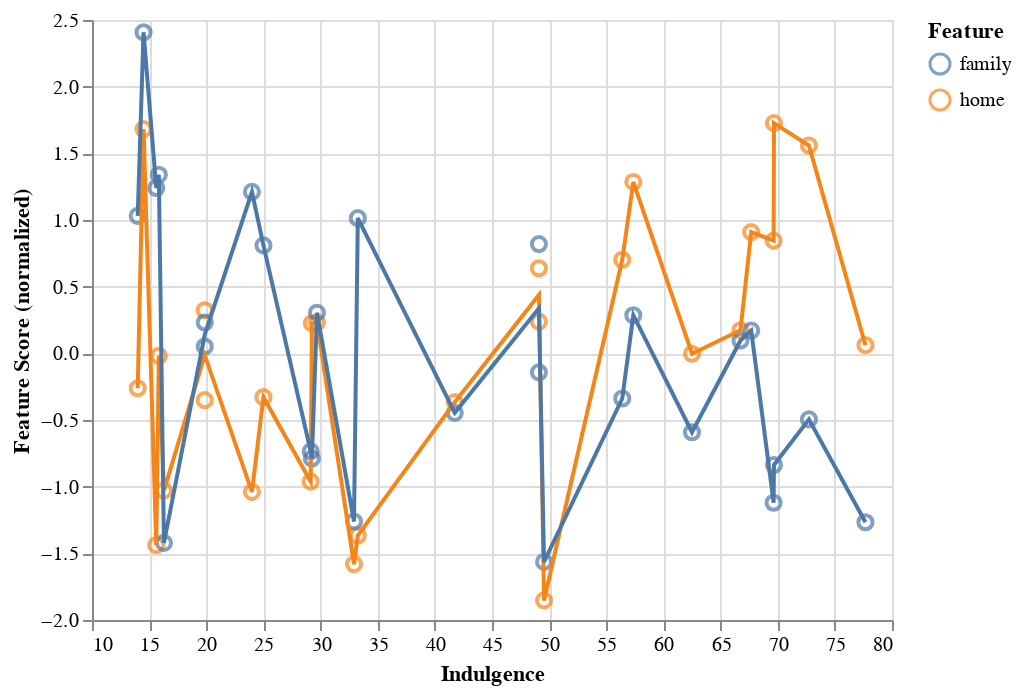

Source (notebook cell):
### Markdown cell above
Long Term Orientation vs. LIWC. There is a negative correlation between a long term orientation and the use of discrep words (eg. should, would, could).

### Code cell
corr, plot = utils.compare_liwc_hofstede('ivr',['home','family'],nation_liwc)
print(corr)
plot

### Figure 1 — Vega-Lite specification as saved in the notebook (floating-point values rounded to 4 significant figures)
{"config": {"view": {"continuousWidth": 400, "continuousHeight": 300}}, "layer": [{"mark": {"type": "point", "size": 50}, "encoding": {"color": {"field": "Feature", "type": "nominal"}, "tooltip": [{"field": "Culture", "type": "nominal"}, {"field": "Feature", "type": "nominal"}], "x": {"axis": {"title": "Indulgence"}, "field": "ivr", "scale": {"zero": false}, "type": "quantitative"}, "y": {"axis": {"title": "Feature Score (normalized)"}, "field": "score", "scale": {"zero": false}, "type": "quantitative"}}}, {"mark": "line", "encoding": {"color": {"field": "Feature", "type": "nominal"}, "x": {"axis": {"title": "Indulgence"}, "field": "ivr", "scale": {"zero": false}, "type": "quantitative"}, "y": {"aggregate": "mean", "axis": {"title": "Feature Score (normalized)"}, "field": "score", "scale": {"zero": false}, "type": "quantitative"}}}], "data": {"name": "data-5bcf5929cadbb667c9851aff5a8a05d2"}, "$schema": "https://vega.github.io/schema/vega-lite/v4.17.0.json", "datasets": {"data-5bcf5929cadbb667c9851aff5a8a05d2": [{"Culture": "Albanian", "ivr": 14.51, "Feature": "home", "score": 1.682}, {"Culture": "Arabic", "ivr": 29.14, "Feature": "home", "score": -0.9626}, {"Culture": "Armenian", "ivr": 25.0, "Feature": "home", "score": -0.3289}, {"Culture": "Bulgarian", "ivr": 15.85, "Feature": "home", "score": -0.01847}, {"Culture": "Chinese", "ivr": 49.11, "Feature": "home", "score": 0.2377}, {"Culture": "Croatian", "ivr": 33.26, "Feature": "home", "score": -1.366}, {"Culture": "Danish", "ivr": 69.64, "Feature": "home", "score": 0.8455}, {"Culture": "Dutch", "ivr": 62.5, "Feature": "home", "score": -0.003211}, {"Culture": "English", "ivr": 69.67, "Feature": "home", "score": 1.726}, {"Culture": "Estonian", "ivr": 16.29, "Feature": "home", "score": -1.029}, {"Culture": "Finnish", "ivr": 57.37, "Feature": "home", "score": 1.285}, {"Culture": "French", "ivr": 32.92, "Feature": "home", "score": -1.581}, {"Culture": "German", "ivr": 56.4, "Feature": "home", "score": 0.7019}, {"Culture": "Greek", "ivr": 49.55, "Feature": "home", "score": -1.853}, {"Culture": "Icelandic", "ivr": 66.74, "Feature": "home", "score": 0.1729}, {"Culture": "Italian", "ivr": 29.69, "Feature": "home", "score": 0.2319}, {"Culture": "Japanese", "ivr": 41.74, "Feature": "home", "score": -0.3659}, {"Culture": "Lithuanian", "ivr": 15.62, "Feature": "home", "score": -1.438}, {"Culture": "Polish", "ivr": 29.24, "Feature": "home", "score": 0.2255}, {"Culture": "Portuguese", "ivr": 67.68, "Feature": "home", "score": 0.9094}, {"Culture": "Romanian", "ivr": 19.87, "Feature": "home", "score": -0.351}, {"Culture": "Russian", "ivr": 19.87, "Feature": "home", "score": 0.323}, {"Culture": "Serbian", "ivr": 24.0, "Feature": "home", "score": -1.039}, {"Culture": "Spanish", "ivr": 72.73, "Feature": "home", "score": 1.559}, {"Culture": "Swedish", "ivr": 77.68, "Feature": "home", "score": 0.06109}, {"Culture": "Turkish", "ivr": 49.11, "Feature": "home", "score": 0.6381}, {"Culture": "Ukrainian", "ivr": 14.0, "Feature": "home", "score": -0.2619}, {"Culture": "Albanian", "ivr": 14.51, "Feature": "family", "score": 2.408}, {"Culture": "Arabic", "ivr": 29.14, "Feature": "family", "score": -0.7357}, {"Culture": "Armenian", "ivr": 25.0, "Feature": "family", "score": 0.8093}, {"Culture": "Bulgarian", "ivr": 15.85, "Feature": "family", "score": 1.34}, {"Culture": "Chinese", "ivr": 49.11, "Feature": "family", "score": -0.1426}, {"Culture": "Croatian", "ivr": 33.26, "Feature": "family", "score": 1.014}, {"Culture": "Danish", "ivr": 69.64, "Feature": "family", "score": -1.121}, {"Culture": "Dutch", "ivr": 62.5, "Feature": "family", "score": -0.592}, {"Culture": "English", "ivr": 69.67, "Feature": "family", "score": -0.8378}, {"Culture": "Estonian", "ivr": 16.29, "Feature": "family", "score": -1.422}, {"Culture": "Finnish", "ivr": 57.37, "Feature": "family", "score": 0.2859}, {"Culture": "French", "ivr": 32.92, "Feature": "family", "score": -1.261}, {"Culture": "German", "ivr": 56.4, "Feature": "family", "score": -0.3387}, {"Culture": "Greek", "ivr": 49.55, "Feature": "family", "score": -1.564}, {"Culture": "Icelandic", "ivr": 66.74, "Feature": "family", "score": 0.09641}, {"Culture": "Italian", "ivr": 29.69, "Feature": "family", "score": 0.3047}, {"Culture": "Japanese", "ivr": 41.74, "Feature": "family", "score": -0.4463}, {"Culture": "Lithuanian", "ivr": 15.62, "Feature": "family", "score": 1.24}, {"Culture": "Polish", "ivr": 29.24, "Feature": "family", "score": -0.7887}, {"Culture": "Portuguese", "ivr": 67.68, "Feature": "family", "score": 0.1706}, {"Culture": "Romanian", "ivr": 19.87, "Feature": "family", "score": 0.05117}, {"Culture": "Russian", "ivr": 19.87, "Feature": "family", "score": 0.2313}, {"Culture": "Serbian", "ivr": 24.0, "Feature": "family", "score": 1.211}, {"Culture": "Spanish", "ivr": 72.73, "Feature": "family", "score": -0.4953}, {"Culture": "Swedish", "ivr": 77.68, "Feature": "family", "score": -1.267}, {"Culture": "Turkish", "ivr": 49.11, "Feature": "family", "score": 0.8191}, {"Culture": "Ukrainian", "ivr": 14.0, "Feature": "family", "score": 1.031}]}}
